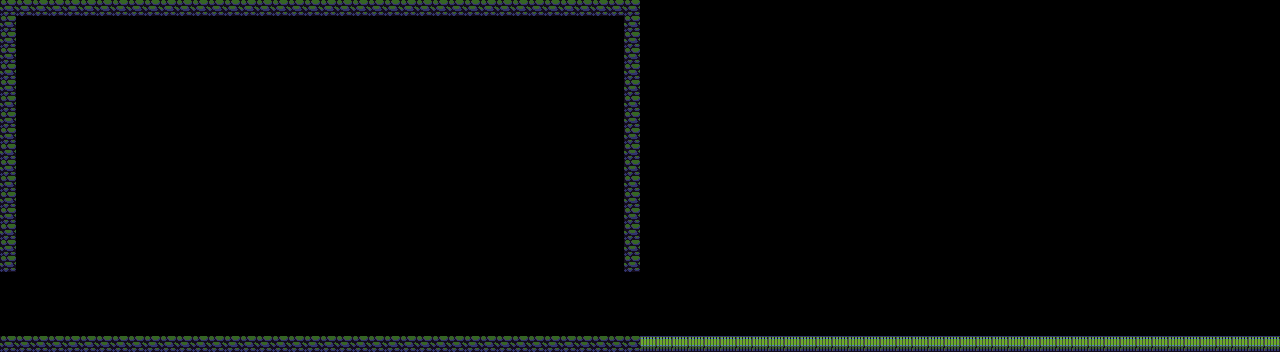

A level layout from a 2D game, rendered from its tile map. Below: a short description, then the map file with tile-grid data replaced by summaries:
An orthogonal 80x22 tile map with 16x16 px tiles, 1 tile layer (Tile Layer 1) and 10 objects.

<map version="1.2" tiledversion="2018.12.22" orientation="orthogonal" renderorder="right-down" width="80" height="22" tilewidth="16" tileheight="16" infinite="0" nextlayerid="8" nextobjectid="30">
 <tileset firstgid="1" source="metroid_like.tsx" />
 <layer id="7" name="Tile Layer 1" width="80" height="22">
  <data>[1760 cells, 152 non-empty, 2 distinct tile ids]</data>
 </layer>
 <objectgroup id="2" name="boarder">
  <object id="10" x="0" y="336">
   <polygon points="0,0 640,0 640,16 0,16" />
  </object>
  <object id="19" x="640" y="272">
   <polygon points="0,0 -16,0 -16,-272 0,-272" />
  </object>
  <object id="20" x="16" y="272">
   <polygon points="0,0 -16,0 -16,-272 0,-272" />
  </object>
  <object id="21" x="16" y="16">
   <polygon points="0,0 608,0 608,-16 0,-16" />
  </object>
  <object id="24" x="48" y="80">
   <polyline points="0,0 0,-32 16,-32 16,0" />
  </object>
  <object id="25" x="640" y="336">
   <polygon points="0,0 640,0 640,16 0,16" />
  </object>
  <object id="26" x="1280" y="272">
   <polygon points="0,0 -16,0 -16,-272 0,-272" />
  </object>
  <object id="27" x="656" y="272">
   <polygon points="0,0 -16,0 -16,-272 0,-272" />
  </object>
  <object id="28" x="656" y="16">
   <polygon points="0,0 608,0 608,-16 0,-16" />
  </object>
  <object id="29" x="688" y="80">
   <polyline points="0,0 0,-32 16,-32 16,0" />
  </object>
 </objectgroup>
</map>
